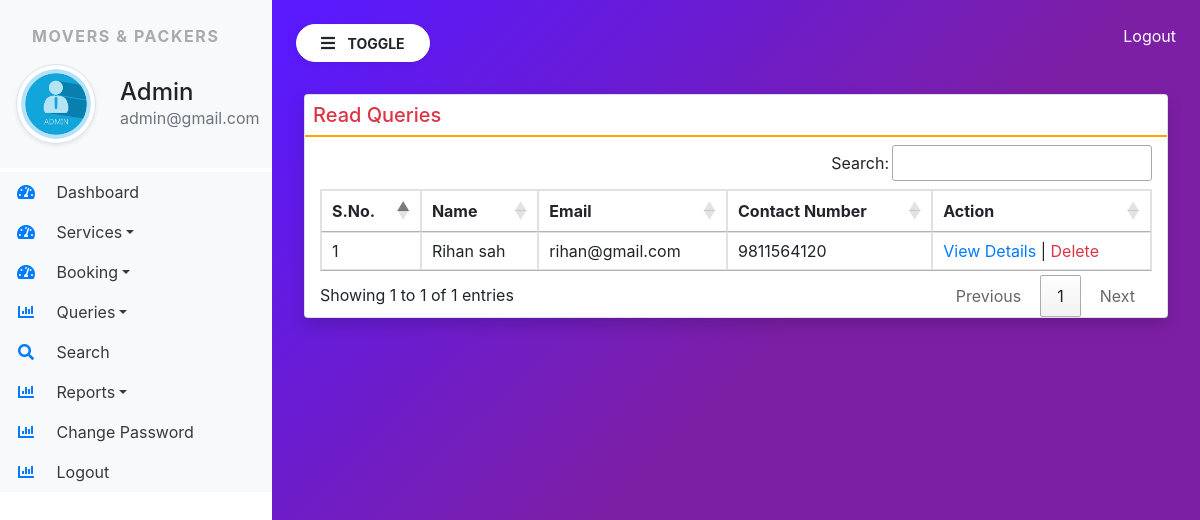
Before: /read_queries/ (signed in) with the older database file.
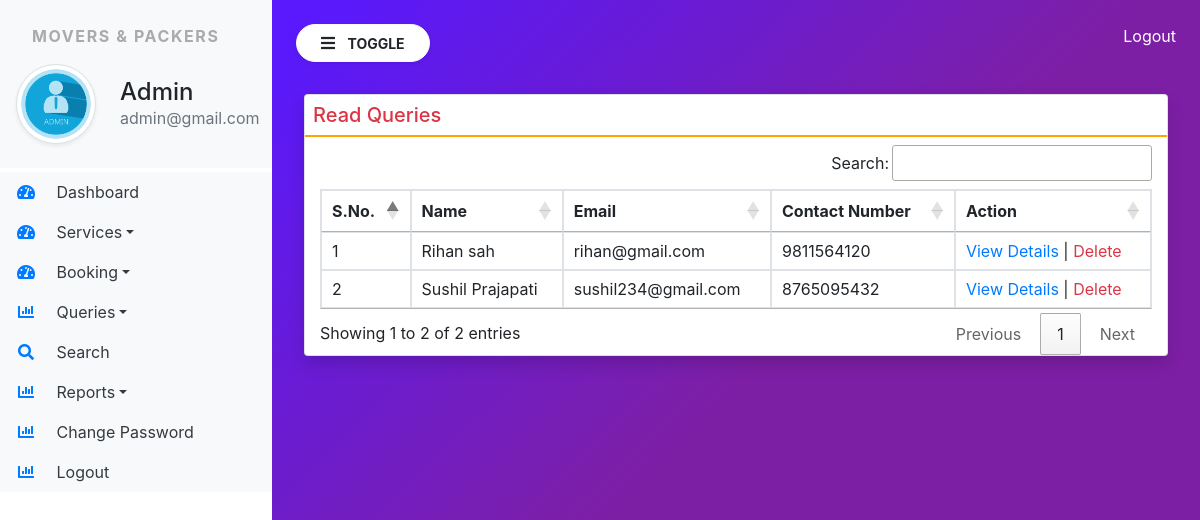
After: the same page with the newer database file.
### moverspackers/models.py (models this page shows, shortened)
class Contact(models.Model):
    name = models.CharField(max_length=100, null=True)
    contact = models.CharField(max_length=15, null=True)
    emailid = models.CharField(max_length=100, null=True)
    subject = models.CharField(max_length=100, null=True)
    message = models.CharField(max_length=200, null=True)
    mdate = models.DateField(null=True)
    isread = models.CharField(max_length=10,null=True)

### moverspackers/views.py (the view)
# urls.py: path('read_queries/', read_queries, name="read_queries"),
def read_queries(request):
    if not request.user.is_authenticated:
        return redirect('admin_login')
    contact = Contact.objects.filter(isread="yes")
    return render(request, 'read_queries.html',locals())

### moverspackers/templates/read_queries.html (shortened to what this page needs)
{% extends 'admin_base.html' %}
{% block main %}
<div class="card shadow m-2">
    <div clsss="card-body">
        <h5 class="p-2 text-danger" style="border-bottom : 2px solid orange">Read Queries</h5>
        <div class="container-fluid">
            <table class="table table-bordered" id="example">
                <thead>
                    <tr>
                        <th>S.No.</th>
                        <th>Name</th>
                        <th>Email</th>
                        <th>Contact Number</th>
                        <th>Action</th>
                    </tr>
                </thead>
                <tbody>
                   {% for i in contact %}
                   <tr>
                       <td>{{forloop.counter}}</td>
                       <td>{{i.name}}</td>
                       <td>{{i.emailid}}</td>
                       <td>{{i.contact}}</td>
                       <td><a href="{% url 'view_queries' i.id%}"  style="width:80px">View Details</a>
                        | <a href="{% url 'delete_query' i.id%}"  class="text-danger" onclick="return confirm('Are you Sure?')">Delete</a>
                    </td>
                   </tr>
                   {% endfor %}
                </tbody>
            </table>
        </div>
    </div>
{% endblock %}

Changed rows visible on the page:
added Contact: name "Sushil Prajapati", emailid "sushil234@gmail.com", contact "8765095432"
Other visible differences:
text written by a page script: "Search: Showing 1 to 1 of 1 entries Previous 1 Next" → "Search: Showing 1 to 2 of 2 entries Previous 1 Next"
